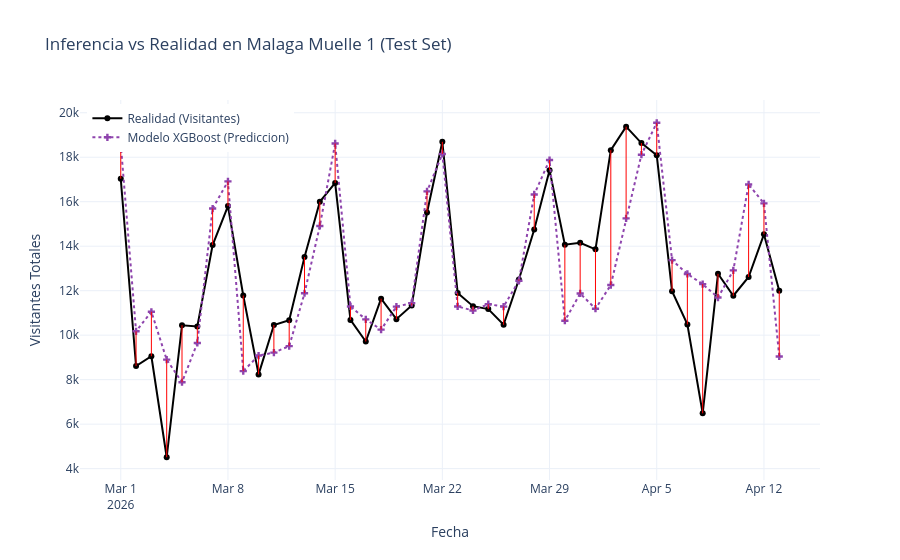

The code cell stored with this chart in its notebook:
### Code cell
fig = go.Figure()

fig.add_trace(go.Scatter(
    x=test['fecha'], 
    y=test['total_visits'],
    mode='lines+markers',
    name='Realidad (Visitantes)',
    line=dict(color='black', width=2),
    marker=dict(size=6)
))

fig.add_trace(go.Scatter(
    x=test['fecha'], 
    y=test['prediccion'],
    mode='lines+markers',
    name='Modelo XGBoost (Prediccion)',
    line=dict(color='#8e44ad', width=2, dash='dot'),
    marker=dict(size=6, symbol='cross')
))

for index, row in test.iterrows():
    fig.add_trace(go.Scatter(
        x=[row['fecha'], row['fecha']],
        y=[row['total_visits'], row['prediccion']],
        mode='lines',
        line=dict(color='red', width=1),
        showlegend=False,
        hoverinfo='skip'
    ))

fig.update_layout(
    title=f'Inferencia vs Realidad en {nombre_objetivo} (Test Set)',
    xaxis_title='Fecha',
    yaxis_title='Visitantes Totales',
    hovermode='x unified',
    template='plotly_white',
    legend=dict(yanchor="top", y=0.99, xanchor="left", x=0.01)
)

fig.show()

### Figure 1 — Plotly figure (JSON) as saved in the notebook; plotly's stock layout.template omitted (floating-point values rounded to 4 significant figures)
{"data": [{"line": {"color": "black", "width": 2}, "marker": {"size": 6}, "mode": "lines+markers", "name": "Realidad (Visitantes)", "type": "scatter", "x": ["2026-03-01T00:00:00.000000000", "2026-03-02T00:00:00.000000000", "2026-03-03T00:00:00.000000000", "2026-03-04T00:00:00.000000000", "2026-03-05T00:00:00.000000000", "2026-03-06T00:00:00.000000000", "2026-03-07T00:00:00.000000000", "2026-03-08T00:00:00.000000000", "2026-03-09T00:00:00.000000000", "2026-03-10T00:00:00.000000000", "2026-03-11T00:00:00.000000000", "2026-03-12T00:00:00.000000000", "2026-03-13T00:00:00.000000000", "2026-03-14T00:00:00.000000000", "2026-03-15T00:00:00.000000000", "2026-03-16T00:00:00.000000000", "2026-03-17T00:00:00.000000000", "2026-03-18T00:00:00.000000000", "2026-03-19T00:00:00.000000000", "2026-03-20T00:00:00.000000000", "2026-03-21T00:00:00.000000000", "2026-03-22T00:00:00.000000000", "2026-03-23T00:00:00.000000000", "2026-03-24T00:00:00.000000000", "2026-03-25T00:00:00.000000000", "2026-03-26T00:00:00.000000000", "2026-03-27T00:00:00.000000000", "2026-03-28T00:00:00.000000000", "2026-03-29T00:00:00.000000000", "2026-03-30T00:00:00.000000000", "2026-03-31T00:00:00.000000000", "2026-04-01T00:00:00.000000000", "2026-04-02T00:00:00.000000000", "2026-04-03T00:00:00.000000000", "2026-04-04T00:00:00.000000000", "2026-04-05T00:00:00.000000000", "2026-04-06T00:00:00.000000000", "2026-04-07T00:00:00.000000000", "2026-04-08T00:00:00.000000000", "2026-04-09T00:00:00.000000000", "2026-04-10T00:00:00.000000000", "2026-04-11T00:00:00.000000000", "2026-04-12T00:00:00.000000000", "2026-04-13T00:00:00.000000000"], "y": [17033, 8614, 9053, 4511, 10448, 10394, 14052, 15805, 11782, 8236, 10457, 10671, 13513, 15995, 16842, 10686, 9715, 11639, 10720, 11335, 15514, 18693, 11901, 11303, 11171, 10468, 12506, 14748, 17418, 14066, 14156, 13859, 18319, 19375, 18637, 18086, 11976, 10483, 6484, 12759, 11773, 12616, 14534, 11992]}, {"line": {"color": "#8e44ad", "dash": "dot", "width": 2}, "marker": {"size": 6, "symbol": "cross"}, "mode": "lines+markers", "name": "Modelo XGBoost (Prediccion)", "type": "scatter", "x": ["2026-03-01T00:00:00.000000000", "2026-03-02T00:00:00.000000000", "2026-03-03T00:00:00.000000000", "2026-03-04T00:00:00.000000000", "2026-03-05T00:00:00.000000000", "2026-03-06T00:00:00.000000000", "2026-03-07T00:00:00.000000000", "2026-03-08T00:00:00.000000000", "2026-03-09T00:00:00.000000000", "2026-03-10T00:00:00.000000000", "2026-03-11T00:00:00.000000000", "2026-03-12T00:00:00.000000000", "2026-03-13T00:00:00.000000000", "2026-03-14T00:00:00.000000000", "2026-03-15T00:00:00.000000000", "2026-03-16T00:00:00.000000000", "2026-03-17T00:00:00.000000000", "2026-03-18T00:00:00.000000000", "2026-03-19T00:00:00.000000000", "2026-03-20T00:00:00.000000000", "2026-03-21T00:00:00.000000000", "2026-03-22T00:00:00.000000000", "2026-03-23T00:00:00.000000000", "2026-03-24T00:00:00.000000000", "2026-03-25T00:00:00.000000000", "2026-03-26T00:00:00.000000000", "2026-03-27T00:00:00.000000000", "2026-03-28T00:00:00.000000000", "2026-03-29T00:00:00.000000000", "2026-03-30T00:00:00.000000000", "2026-03-31T00:00:00.000000000", "2026-04-01T00:00:00.000000000", "2026-04-02T00:00:00.000000000", "2026-04-03T00:00:00.000000000", "2026-04-04T00:00:00.000000000", "2026-04-05T00:00:00.000000000", "2026-04-06T00:00:00.000000000", "2026-04-07T00:00:00.000000000", "2026-04-08T00:00:00.000000000", "2026-04-09T00:00:00.000000000", "2026-04-10T00:00:00.000000000", "2026-04-11T00:00:00.000000000", "2026-04-12T00:00:00.000000000", "2026-04-13T00:00:00.000000000"], "y": [18602, 10174, 11053, 8898, 7883, 9651, 15694, 16912, 8383, 9083, 9216, 9508, 11885, 14911, 18620, 11290, 10710, 10247, 11284, 11441, 16463, 18146, 11290, 11108, 11393, 11284, 12445, 16326, 17876, 10648, 11875, 11190, 12253, 15250, 18114, 19550, 13373, 12751, 12295, 11690, 12913, 16776, 15925, 9044]}, {"hoverinfo": "skip", "line": {"color": "red", "width": 1}, "mode": "lines", "showlegend": false, "type": "scatter", "x": ["2026-03-01T00:00:00", "2026-03-01T00:00:00"], "y": [17033, 18602]}, {"hoverinfo": "skip", "line": {"color": "red", "width": 1}, "mode": "lines", "showlegend": false, "type": "scatter", "x": ["2026-03-02T00:00:00", "2026-03-02T00:00:00"], "y": [8614, 10174]}, {"hoverinfo": "skip", "line": {"color": "red", "width": 1}, "mode": "lines", "showlegend": false, "type": "scatter", "x": ["2026-03-03T00:00:00", "2026-03-03T00:00:00"], "y": [9053, 11053]}, {"hoverinfo": "skip", "line": {"color": "red", "width": 1}, "mode": "lines", "showlegend": false, "type": "scatter", "x": ["2026-03-04T00:00:00", "2026-03-04T00:00:00"], "y": [4511, 8898]}, {"hoverinfo": "skip", "line": {"color": "red", "width": 1}, "mode": "lines", "showlegend": false, "type": "scatter", "x": ["2026-03-05T00:00:00", "2026-03-05T00:00:00"], "y": [10448, 7883]}, {"hoverinfo": "skip", "line": {"color": "red", "width": 1}, "mode": "lines", "showlegend": false, "type": "scatter", "x": ["2026-03-06T00:00:00", "2026-03-06T00:00:00"], "y": [10394, 9651]}, {"hoverinfo": "skip", "line": {"color": "red", "width": 1}, "mode": "lines", "showlegend": false, "type": "scatter", "x": ["2026-03-07T00:00:00", "2026-03-07T00:00:00"], "y": [14052, 15694]}, {"hoverinfo": "skip", "line": {"color": "red", "width": 1}, "mode": "lines", "showlegend": false, "type": "scatter", "x": ["2026-03-08T00:00:00", "2026-03-08T00:00:00"], "y": [15805, 16912]}, {"hoverinfo": "skip", "line": {"color": "red", "width": 1}, "mode": "lines", "showlegend": false, "type": "scatter", "x": ["2026-03-09T00:00:00", "2026-03-09T00:00:00"], "y": [11782, 8383]}, {"hoverinfo": "skip", "line": {"color": "red", "width": 1}, "mode": "lines", "showlegend": false, "type": "scatter", "x": ["2026-03-10T00:00:00", "2026-03-10T00:00:00"], "y": [8236, 9083]}, {"hoverinfo": "skip", "line": {"color": "red", "width": 1}, "mode": "lines", "showlegend": false, "type": "scatter", "x": ["2026-03-11T00:00:00", "2026-03-11T00:00:00"], "y": [10457, 9216]}, {"hoverinfo": "skip", "line": {"color": "red", "width": 1}, "mode": "lines", "showlegend": false, "type": "scatter", "x": ["2026-03-12T00:00:00", "2026-03-12T00:00:00"], "y": [10671, 9508]}, {"hoverinfo": "skip", "line": {"color": "red", "width": 1}, "mode": "lines", "showlegend": false, "type": "scatter", "x": ["2026-03-13T00:00:00", "2026-03-13T00:00:00"], "y": [13513, 11885]}, {"hoverinfo": "skip", "line": {"color": "red", "width": 1}, "mode": "lines", "showlegend": false, "type": "scatter", "x": ["2026-03-14T00:00:00", "2026-03-14T00:00:00"], "y": [15995, 14911]}, {"hoverinfo": "skip", "line": {"color": "red", "width": 1}, "mode": "lines", "showlegend": false, "type": "scatter", "x": ["2026-03-15T00:00:00", "2026-03-15T00:00:00"], "y": [16842, 18620]}, {"hoverinfo": "skip", "line": {"color": "red", "width": 1}, "mode": "lines", "showlegend": false, "type": "scatter", "x": ["2026-03-16T00:00:00", "2026-03-16T00:00:00"], "y": [10686, 11290]}, {"hoverinfo": "skip", "line": {"color": "red", "width": 1}, "mode": "lines", "showlegend": false, "type": "scatter", "x": ["2026-03-17T00:00:00", "2026-03-17T00:00:00"], "y": [9715, 10710]}, {"hoverinfo": "skip", "line": {"color": "red", "width": 1}, "mode": "lines", "showlegend": false, "type": "scatter", "x": ["2026-03-18T00:00:00", "2026-03-18T00:00:00"], "y": [11639, 10247]}, {"hoverinfo": "skip", "line": {"color": "red", "width": 1}, "mode": "lines", "showlegend": false, "type": "scatter", "x": ["2026-03-19T00:00:00", "2026-03-19T00:00:00"], "y": [10720, 11284]}, {"hoverinfo": "skip", "line": {"color": "red", "width": 1}, "mode": "lines", "showlegend": false, "type": "scatter", "x": ["2026-03-20T00:00:00", "2026-03-20T00:00:00"], "y": [11335, 11441]}, {"hoverinfo": "skip", "line": {"color": "red", "width": 1}, "mode": "lines", "showlegend": false, "type": "scatter", "x": ["2026-03-21T00:00:00", "2026-03-21T00:00:00"], "y": [15514, 16463]}, {"hoverinfo": "skip", "line": {"color": "red", "width": 1}, "mode": "lines", "showlegend": false, "type": "scatter", "x": ["2026-03-22T00:00:00", "2026-03-22T00:00:00"], "y": [18693, 18146]}, {"hoverinfo": "skip", "line": {"color": "red", "width": 1}, "mode": "lines", "showlegend": false, "type": "scatter", "x": ["2026-03-23T00:00:00", "2026-03-23T00:00:00"], "y": [11901, 11290]}, {"hoverinfo": "skip", "line": {"color": "red", "width": 1}, "mode": "lines", "showlegend": false, "type": "scatter", "x": ["2026-03-24T00:00:00", "2026-03-24T00:00:00"], "y": [11303, 11108]}, {"hoverinfo": "skip", "line": {"color": "red", "width": 1}, "mode": "lines", "showlegend": false, "type": "scatter", "x": ["2026-03-25T00:00:00", "2026-03-25T00:00:00"], "y": [11171, 11393]}, {"hoverinfo": "skip", "line": {"color": "red", "width": 1}, "mode": "lines", "showlegend": false, "type": "scatter", "x": ["2026-03-26T00:00:00", "2026-03-26T00:00:00"], "y": [10468, 11284]}, {"hoverinfo": "skip", "line": {"color": "red", "width": 1}, "mode": "lines", "showlegend": false, "type": "scatter", "x": ["2026-03-27T00:00:00", "2026-03-27T00:00:00"], "y": [12506, 12445]}, {"hoverinfo": "skip", "line": {"color": "red", "width": 1}, "mode": "lines", "showlegend": false, "type": "scatter", "x": ["2026-03-28T00:00:00", "2026-03-28T00:00:00"], "y": [14748, 16326]}, {"hoverinfo": "skip", "line": {"color": "red", "width": 1}, "mode": "lines", "showlegend": false, "type": "scatter", "x": ["2026-03-29T00:00:00", "2026-03-29T00:00:00"], "y": [17418, 17876]}, {"hoverinfo": "skip", "line": {"color": "red", "width": 1}, "mode": "lines", "showlegend": false, "type": "scatter", "x": ["2026-03-30T00:00:00", "2026-03-30T00:00:00"], "y": [14066, 10648]}, {"hoverinfo": "skip", "line": {"color": "red", "width": 1}, "mode": "lines", "showlegend": false, "type": "scatter", "x": ["2026-03-31T00:00:00", "2026-03-31T00:00:00"], "y": [14156, 11875]}, {"hoverinfo": "skip", "line": {"color": "red", "width": 1}, "mode": "lines", "showlegend": false, "type": "scatter", "x": ["2026-04-01T00:00:00", "2026-04-01T00:00:00"], "y": [13859, 11190]}, {"hoverinfo": "skip", "line": {"color": "red", "width": 1}, "mode": "lines", "showlegend": false, "type": "scatter", "x": ["2026-04-02T00:00:00", "2026-04-02T00:00:00"], "y": [18319, 12253]}, {"hoverinfo": "skip", "line": {"color": "red", "width": 1}, "mode": "lines", "showlegend": false, "type": "scatter", "x": ["2026-04-03T00:00:00", "2026-04-03T00:00:00"], "y": [19375, 15250]}, {"hoverinfo": "skip", "line": {"color": "red", "width": 1}, "mode": "lines", "showlegend": false, "type": "scatter", "x": ["2026-04-04T00:00:00", "2026-04-04T00:00:00"], "y": [18637, 18114]}, {"hoverinfo": "skip", "line": {"color": "red", "width": 1}, "mode": "lines", "showlegend": false, "type": "scatter", "x": ["2026-04-05T00:00:00", "2026-04-05T00:00:00"], "y": [18086, 19550]}, {"hoverinfo": "skip", "line": {"color": "red", "width": 1}, "mode": "lines", "showlegend": false, "type": "scatter", "x": ["2026-04-06T00:00:00", "2026-04-06T00:00:00"], "y": [11976, 13373]}, {"hoverinfo": "skip", "line": {"color": "red", "width": 1}, "mode": "lines", "showlegend": false, "type": "scatter", "x": ["2026-04-07T00:00:00", "2026-04-07T00:00:00"], "y": [10483, 12751]}, {"hoverinfo": "skip", "line": {"color": "red", "width": 1}, "mode": "lines", "showlegend": false, "type": "scatter", "x": ["2026-04-08T00:00:00", "2026-04-08T00:00:00"], "y": [6484, 12295]}, {"hoverinfo": "skip", "line": {"color": "red", "width": 1}, "mode": "lines", "showlegend": false, "type": "scatter", "x": ["2026-04-09T00:00:00", "2026-04-09T00:00:00"], "y": [12759, 11690]}, {"hoverinfo": "skip", "line": {"color": "red", "width": 1}, "mode": "lines", "showlegend": false, "type": "scatter", "x": ["2026-04-10T00:00:00", "2026-04-10T00:00:00"], "y": [11773, 12913]}, {"hoverinfo": "skip", "line": {"color": "red", "width": 1}, "mode": "lines", "showlegend": false, "type": "scatter", "x": ["2026-04-11T00:00:00", "2026-04-11T00:00:00"], "y": [12616, 16776]}, {"hoverinfo": "skip", "line": {"color": "red", "width": 1}, "mode": "lines", "showlegend": false, "type": "scatter", "x": ["2026-04-12T00:00:00", "2026-04-12T00:00:00"], "y": [14534, 15925]}, {"hoverinfo": "skip", "line": {"color": "red", "width": 1}, "mode": "lines", "showlegend": false, "type": "scatter", "x": ["2026-04-13T00:00:00", "2026-04-13T00:00:00"], "y": [11992, 9044]}], "layout": {"hovermode": "x unified", "legend": {"x": 0.01, "xanchor": "left", "y": 0.99, "yanchor": "top"}, "title": {"text": "Inferencia vs Realidad en Malaga Muelle 1 (Test Set)"}, "xaxis": {"title": {"text": "Fecha"}}, "yaxis": {"title": {"text": "Visitantes Totales"}}}}
